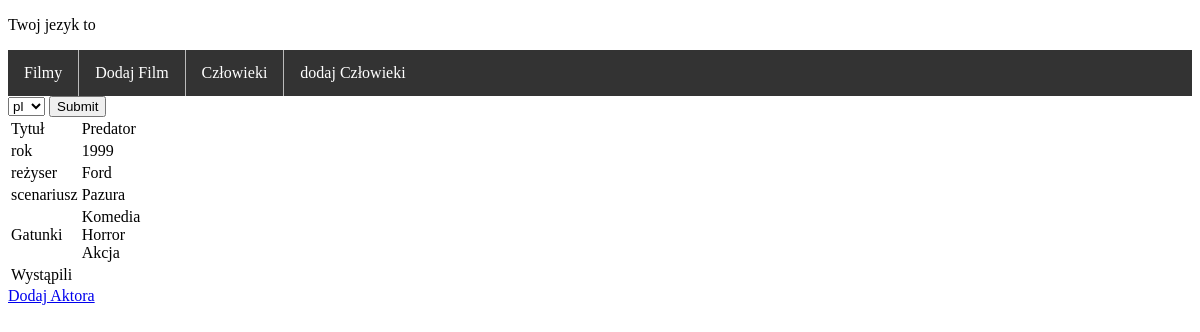
The app's page /movie_app/movies/1/ with its own data.
### movie_app/models.py (models this page shows, shortened)
class Movie(models.Model):
    title = models.CharField(max_length=123)
    director = models.ForeignKey(Person, on_delete=models.CASCADE, related_name='directed_by')
    screenplay = models.ForeignKey(Person, on_delete=models.CASCADE, related_name='writen_by')
    year = models.IntegerField()
    rating = models.IntegerField()
    genre = models.ManyToManyField(Genre)
    actors = models.ManyToManyField(Person, through='Starring', related_name='movies')

class Person(models.Model):
    first_name = models.CharField(max_length=123)
    last_name = models.CharField(max_length=123)

class Genre(models.Model):
    name = models.CharField(max_length=123)

### movie_app/views.py (the view)
# urls.py: path('movies/<int:id>/', views.movie_view, name='movie_detail'),
def movie_view(request, id):
    movie = Movie.objects.get(pk=id)
    return render(request, 'movie_app/movie.html', {'movie': movie})

### movie_app/templates/movie_app/movie.html (shortened to what this page needs)
{% extends 'base/base.html' %}
{% block zawartosc %}
    <table>
        <tbody>
        <tr>
            <td>Tytuł</td>
            <td>{{ movie.title }}</td>
        </tr>
        <td>rok</td>
        <td>{{ movie.year }}</td>
        <tr>
            <td>reżyser</td>
            <td>{{ movie.director.last_name }}</td>
        </tr>
        <tr>
            <td>scenariusz</td>
            <td>{{ movie.screenplay.last_name }}</td>
        </tr>
        <tr>
            <td>Gatunki</td>
            <td>{% for genre in movie.genre.all %}{{ genre.name }}<br>{% endfor %}</td>
        </tr>
        <tr>
            <td>Wystąpili</td>
            <td>{% for starring in movie.starring_set.all %} {{ starring.person }} jako {{ starring.role }}<br>{% endfor %}</td>
        </tr>
        </tbody>
    </table>
    <a href="{% url 'add_actor' movie.id %}">Dodaj Aktora</a>
{% endblock %}

### records on screen
Movie: title "Predator", year "1999", director.last_name "Ford", screenplay.last_name "Pazura"
Genre: name "Komedia"
Genre: name "Horror"
Genre: name "Akcja"
